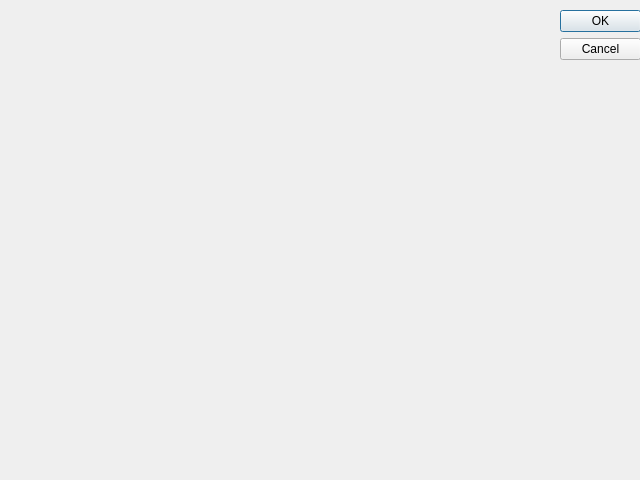
<?xml version="1.0" encoding="UTF-8"?>
<ui version="4.0">
 <class>Dialog</class>
 <widget class="QDialog" name="Dialog">
  <property name="geometry">
   <rect>
    <x>0</x>
    <y>0</y>
    <width>640</width>
    <height>480</height>
   </rect>
  </property>
  <property name="windowTitle">
   <string>Dialog</string>
  </property>
  <widget class="QDialogButtonBox" name="buttonBox">
   <property name="geometry">
    <rect>
     <x>560</x>
     <y>10</y>
     <width>81</width>
     <height>461</height>
    </rect>
   </property>
   <property name="orientation">
    <enum>Qt::Vertical</enum>
   </property>
   <property name="standardButtons">
    <set>QDialogButtonBox::Cancel|QDialogButtonBox::Ok</set>
   </property>
  </widget>
 </widget>
 <resources/>
 <connections>
  <connection>
   <sender>buttonBox</sender>
   <signal>accepted()</signal>
   <receiver>Dialog</receiver>
   <slot>accept()</slot>
   <hints>
    <hint type="sourcelabel">
     <x>248</x>
     <y>254</y>
    </hint>
    <hint type="destinationlabel">
     <x>157</x>
     <y>274</y>
    </hint>
   </hints>
  </connection>
  <connection>
   <sender>buttonBox</sender>
   <signal>rejected()</signal>
   <receiver>Dialog</receiver>
   <slot>reject()</slot>
   <hints>
    <hint type="sourcelabel">
     <x>316</x>
     <y>260</y>
    </hint>
    <hint type="destinationlabel">
     <x>286</x>
     <y>274</y>
    </hint>
   </hints>
  </connection>
 </connections>
</ui>
